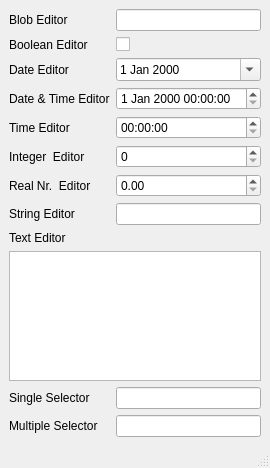
<?xml version="1.0" encoding="UTF-8"?>
<ui version="4.0">
 <class>MainWindow</class>
 <widget class="QMainWindow" name="MainWindow">
  <property name="geometry">
   <rect>
    <x>0</x>
    <y>0</y>
    <width>239</width>
    <height>468</height>
   </rect>
  </property>
  <property name="windowTitle">
   <string>MainWindow</string>
  </property>
  <widget class="QWidget" name="central_widget">
   <layout class="QFormLayout" name="formLayout">
    <item row="1" column="0">
     <widget class="QLabel" name="lbl_bool">
      <property name="text">
       <string>Boolean Editor</string>
      </property>
     </widget>
    </item>
    <item row="1" column="1">
     <widget class="DrfBoolEditor" name="ed_bool">
      <property name="text">
       <string/>
      </property>
      <property name="nullable" stdset="0">
       <bool>true</bool>
      </property>
     </widget>
    </item>
    <item row="2" column="0">
     <widget class="QLabel" name="lbl_date">
      <property name="text">
       <string>Date Editor</string>
      </property>
     </widget>
    </item>
    <item row="2" column="1">
     <widget class="DrfDateEditor" name="ed_date">
      <property name="calendarPopup">
       <bool>true</bool>
      </property>
      <property name="nullable" stdset="0">
       <bool>true</bool>
      </property>
     </widget>
    </item>
    <item row="3" column="0">
     <widget class="QLabel" name="lbl_date_time">
      <property name="text">
       <string>Date &amp; Time Editor</string>
      </property>
     </widget>
    </item>
    <item row="3" column="1">
     <widget class="DrfDateTimeEditor" name="ed_date_time">
      <property name="nullable" stdset="0">
       <bool>true</bool>
      </property>
     </widget>
    </item>
    <item row="4" column="0">
     <widget class="QLabel" name="lbl_time">
      <property name="text">
       <string>Time Editor</string>
      </property>
     </widget>
    </item>
    <item row="4" column="1">
     <widget class="DrfTimeEditor" name="ed_time">
      <property name="nullable" stdset="0">
       <bool>true</bool>
      </property>
     </widget>
    </item>
    <item row="5" column="0">
     <widget class="QLabel" name="lbl_int">
      <property name="text">
       <string>Integer  Editor</string>
      </property>
     </widget>
    </item>
    <item row="5" column="1">
     <widget class="DrfIntEditor" name="ed_int">
      <property name="nullable" stdset="0">
       <bool>true</bool>
      </property>
     </widget>
    </item>
    <item row="6" column="0">
     <widget class="QLabel" name="lbl_real">
      <property name="text">
       <string>Real Nr.  Editor</string>
      </property>
     </widget>
    </item>
    <item row="6" column="1">
     <widget class="QDoubleSpinBox" name="ed_real"/>
    </item>
    <item row="7" column="0">
     <widget class="QLabel" name="lbl_string">
      <property name="text">
       <string>String Editor</string>
      </property>
     </widget>
    </item>
    <item row="7" column="1">
     <widget class="DrfLineEditor" name="ed_string">
      <property name="nullable" stdset="0">
       <bool>true</bool>
      </property>
     </widget>
    </item>
    <item row="8" column="0">
     <widget class="QLabel" name="lbl_text">
      <property name="sizePolicy">
       <sizepolicy hsizetype="Preferred" vsizetype="Fixed">
        <horstretch>0</horstretch>
        <verstretch>0</verstretch>
       </sizepolicy>
      </property>
      <property name="text">
       <string>Text Editor</string>
      </property>
     </widget>
    </item>
    <item row="11" column="0">
     <widget class="QLabel" name="lbl_single">
      <property name="text">
       <string>Single Selector</string>
      </property>
     </widget>
    </item>
    <item row="11" column="1">
     <widget class="QLineEdit" name="ed_single"/>
    </item>
    <item row="12" column="0">
     <widget class="QLabel" name="lbl_multi">
      <property name="text">
       <string>Multiple Selector</string>
      </property>
     </widget>
    </item>
    <item row="12" column="1">
     <widget class="QLineEdit" name="ed_multi"/>
    </item>
    <item row="10" column="0" colspan="2">
     <widget class="DrfTextEditor" name="ed_text">
      <property name="nullable" stdset="0">
       <bool>true</bool>
      </property>
     </widget>
    </item>
    <item row="0" column="0">
     <widget class="QLabel" name="lbl_blob">
      <property name="text">
       <string>Blob Editor</string>
      </property>
     </widget>
    </item>
    <item row="0" column="1">
     <widget class="DrfBlobEditor" name="ed_blob">
      <property name="readOnly">
       <bool>false</bool>
      </property>
      <property name="nullable" stdset="0">
       <bool>true</bool>
      </property>
     </widget>
    </item>
   </layout>
  </widget>
  <widget class="QStatusBar" name="statusbar"/>
 </widget>
 <customwidgets>
  <customwidget>
   <class>DrfBlobEditor</class>
   <extends>QLineEdit</extends>
   <header location="global">exdrf_qt.widgets.field_ed.fed_blob</header>
  </customwidget>
  <customwidget>
   <class>DrfBoolEditor</class>
   <extends>QCheckBox</extends>
   <header location="global">exdrf_qt.widgets.field_ed.fed_bool</header>
  </customwidget>
  <customwidget>
   <class>DrfDateEditor</class>
   <extends>QDateEdit</extends>
   <header location="global">exdrf_qt.widgets.field_ed.fed_date</header>
  </customwidget>
  <customwidget>
   <class>DrfDateTimeEditor</class>
   <extends>QDateTimeEdit</extends>
   <header location="global">exdrf_qt.widgets.field_ed.fed_dt</header>
  </customwidget>
  <customwidget>
   <class>DrfTimeEditor</class>
   <extends>QTimeEdit</extends>
   <header location="global">exdrf_qt.widgets.field_ed.fed_time</header>
  </customwidget>
  <customwidget>
   <class>DrfIntEditor</class>
   <extends>QSpinBox</extends>
   <header location="global">exdrf_qt.widgets.field_ed.fed_int</header>
  </customwidget>
  <customwidget>
   <class>DrfLineEditor</class>
   <extends>QLineEdit</extends>
   <header location="global">exdrf_qt.widgets.field_ed.fed_s_text</header>
  </customwidget>
  <customwidget>
   <class>DrfTextEditor</class>
   <extends>QPlainTextEdit</extends>
   <header location="global">exdrf_qt.widgets.field_ed.fed_m_text</header>
  </customwidget>
 </customwidgets>
 <resources/>
 <connections/>
</ui>
